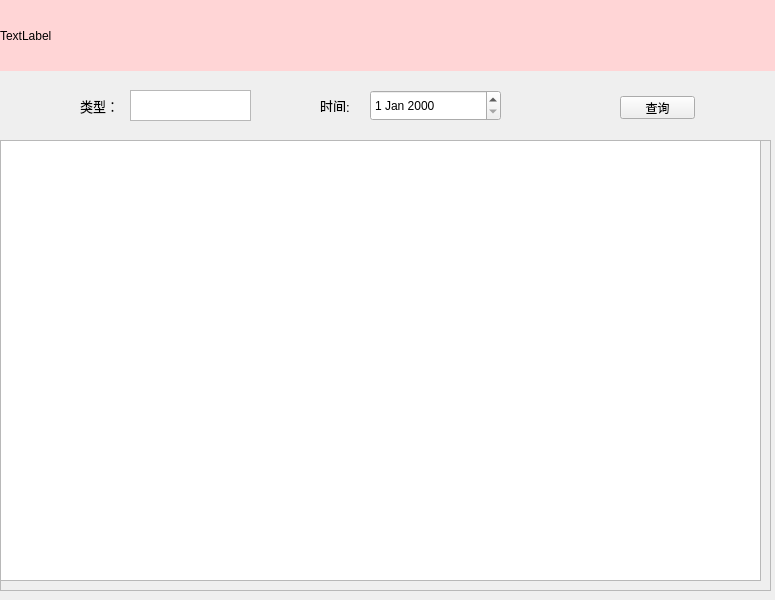
<?xml version="1.0" encoding="UTF-8"?>
<ui version="4.0">
 <class>mainWindow</class>
 <widget class="QMainWindow" name="mainWindow">
  <property name="geometry">
   <rect>
    <x>0</x>
    <y>0</y>
    <width>775</width>
    <height>600</height>
   </rect>
  </property>
  <property name="windowTitle">
   <string>豆瓣电影</string>
  </property>
  <widget class="QWidget" name="centralwidget">
   <widget class="QLabel" name="label_img">
    <property name="geometry">
     <rect>
      <x>0</x>
      <y>0</y>
      <width>801</width>
      <height>71</height>
     </rect>
    </property>
    <property name="styleSheet">
     <string notr="true">background-color: rgb(255, 213, 214);</string>
    </property>
    <property name="text">
     <string>TextLabel</string>
    </property>
   </widget>
   <widget class="QWidget" name="widget" native="true">
    <property name="geometry">
     <rect>
      <x>0</x>
      <y>80</y>
      <width>771</width>
      <height>51</height>
     </rect>
    </property>
    <widget class="QLabel" name="label_style">
     <property name="geometry">
      <rect>
       <x>80</x>
       <y>10</y>
       <width>41</width>
       <height>31</height>
      </rect>
     </property>
     <property name="font">
      <font>
       <family>Arial</family>
       <pointsize>10</pointsize>
      </font>
     </property>
     <property name="text">
      <string>类型：</string>
     </property>
    </widget>
    <widget class="QTextEdit" name="textEdit_style">
     <property name="geometry">
      <rect>
       <x>130</x>
       <y>10</y>
       <width>121</width>
       <height>31</height>
      </rect>
     </property>
    </widget>
    <widget class="QLabel" name="label_time">
     <property name="geometry">
      <rect>
       <x>320</x>
       <y>20</y>
       <width>54</width>
       <height>12</height>
      </rect>
     </property>
     <property name="font">
      <font>
       <family>Arial</family>
       <pointsize>10</pointsize>
      </font>
     </property>
     <property name="text">
      <string>时间:</string>
     </property>
    </widget>
    <widget class="QDateEdit" name="dateEdit_time">
     <property name="geometry">
      <rect>
       <x>370</x>
       <y>10</y>
       <width>131</width>
       <height>31</height>
      </rect>
     </property>
    </widget>
    <widget class="QPushButton" name="pushButton">
     <property name="geometry">
      <rect>
       <x>620</x>
       <y>16</y>
       <width>75</width>
       <height>23</height>
      </rect>
     </property>
     <property name="text">
      <string>查询</string>
     </property>
    </widget>
   </widget>
   <widget class="QFrame" name="frame">
    <property name="geometry">
     <rect>
      <x>0</x>
      <y>140</y>
      <width>771</width>
      <height>451</height>
     </rect>
    </property>
    <property name="frameShape">
     <enum>QFrame::StyledPanel</enum>
    </property>
    <property name="frameShadow">
     <enum>QFrame::Raised</enum>
    </property>
    <widget class="QTextBrowser" name="textBrowser">
     <property name="geometry">
      <rect>
       <x>0</x>
       <y>0</y>
       <width>761</width>
       <height>441</height>
      </rect>
     </property>
    </widget>
   </widget>
  </widget>
 </widget>
 <resources/>
 <connections/>
</ui>
